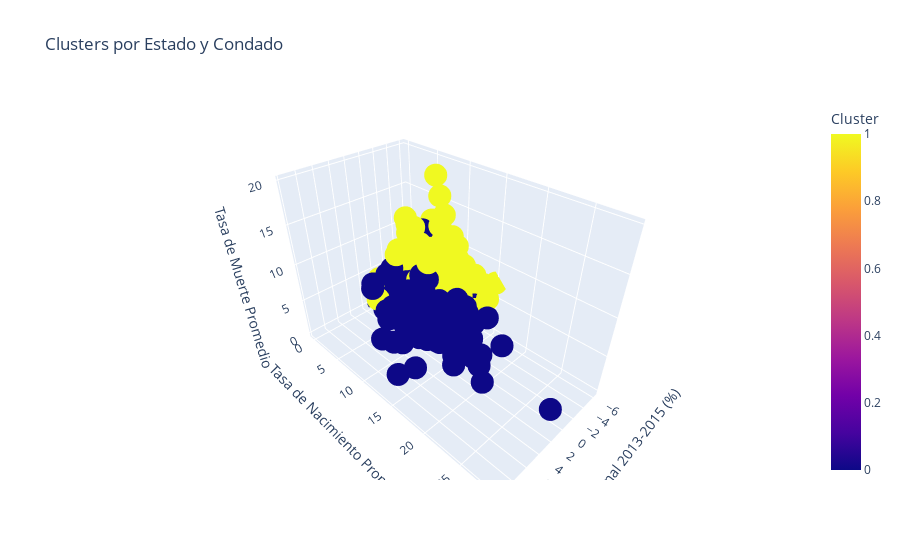

Notebook code cell kept with this figure:
### Markdown cell above
<p>Al final no hay cambios sustanciales en usar uno u otro algoritmo, optamos por usar Kmeans en este caso. Hacemos la grafica solo teniendo en cuenta 3 de las 4 variables utilizados para obtener una mejor interpretación grafica de la caracterización.</p>

### Code cell
print("Forma de los datos:")
print("cluster_df shape:", cluster_df.shape)
print("df_west shape:", df_west.shape)
print("kmeansClusters.labels_ shape:", kmeansClusters.labels_.shape)

visualization_df = pd.DataFrame({
    'pop_change_2013_2015': cluster_df['pop_change_2013_2015'],
    'avg_birth_rate': cluster_df['avg_birth_rate'],
    'avg_death_rate': cluster_df['avg_death_rate'],
    'cluster': kmeansClusters.labels_,
    'STNAME': df_west['STNAME'].values,
    'CTYNAME': df_west['CTYNAME'].values
})

print("\nNuevo DataFrame:")
print(visualization_df.head())
print("\nColumnas:", visualization_df.columns.tolist())

fig = px.scatter_3d(
    visualization_df,
    x="pop_change_2013_2015",
    y="avg_birth_rate",
    z="avg_death_rate",
    color="cluster",
    hover_data=['STNAME', 'CTYNAME'],
    labels={
        'pop_change_2013_2015': 'Cambio Poblacional 2013-2015 (%)',
        'avg_birth_rate': 'Tasa de Nacimiento Promedio',
        'avg_death_rate': 'Tasa de Muerte Promedio',
        'cluster': 'Cluster'
    },
    title='Clusters por Estado y Condado'
)

fig.update_layout(
    scene = dict(
        xaxis_title='Cambio Poblacional 2013-2015 (%)',
        yaxis_title='Tasa de Nacimiento Promedio',
        zaxis_title='Tasa de Muerte Promedio'
    ),
    legend_title_text='Cluster'
)

fig.show()

### Figure 1 — Plotly figure (JSON) as saved in the notebook; plotly's stock layout.template omitted (floating-point values rounded to 4 significant figures; data arrays with more than 128 entries replaced by an {"elided": "..."} marker saying what was removed)
{"data": [{"customdata": {"elided": "350x2 str values"}, "hovertemplate": "Cambio Poblacional 2013-2015 (%)=%{x}<br>Tasa de Nacimiento Promedio=%{y}<br>Tasa de Muerte Promedio=%{z}<br>STNAME=%{customdata[0]}<br>CTYNAME=%{customdata[1]}<br>Cluster=%{marker.color}<extra></extra>", "legendgroup": "", "marker": {"color": {"elided": "350 int values"}, "coloraxis": "coloraxis", "symbol": "circle"}, "mode": "markers", "name": "", "scene": "scene", "showlegend": false, "type": "scatter3d", "x": {"elided": "350 float values"}, "y": {"elided": "350 float values"}, "z": {"elided": "350 float values"}}], "layout": {"coloraxis": {"colorbar": {"title": {"text": "Cluster"}}, "colorscale": [[0, "#0d0887"], [0.1111, "#46039f"], [0.2222, "#7201a8"], [0.3333, "#9c179e"], [0.4444, "#bd3786"], [0.5556, "#d8576b"], [0.6667, "#ed7953"], [0.7778, "#fb9f3a"], [0.8889, "#fdca26"], [1, "#f0f921"]]}, "legend": {"title": {"text": "Cluster"}, "tracegroupgap": 0}, "scene": {"domain": {"x": [0, 1], "y": [0, 1]}, "xaxis": {"title": {"text": "Cambio Poblacional 2013-2015 (%)"}}, "yaxis": {"title": {"text": "Tasa de Nacimiento Promedio"}}, "zaxis": {"title": {"text": "Tasa de Muerte Promedio"}}}, "title": {"text": "Clusters por Estado y Condado"}}}
